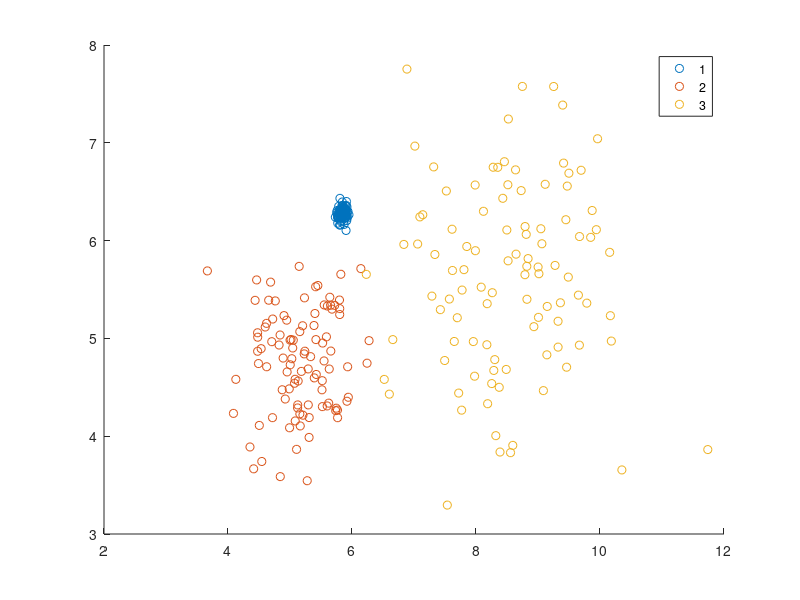

MATLAB code to generate this figure: (Note: this script raises an error after producing the figure.)
%collection of tests on tensors. Just to get a feeling.

r = 5;
inc = 0.1;

%Creating a dataset of 3 random clusters. Each with 100 elements
set1 = ones(100,2)*rand(2)*5+randn(100,2)*rand;
set2 = ones(100,2)*rand(2)*5+randn(100,2)*rand;
set3 = ones(100,2)*rand(2)*5+randn(100,2)*rand;
seta = [set1;set2;set3];
%shuffle entries
perm = randperm(300);
clustra = zeros(300,1);
clustr = zeros(300,1);
clustra(1:100) = 1;
clustra(101:200) = 2;
clustra(201:300) = 3;
set = zeros(300,2);
for i=1:300
    set(i,:) = seta(perm(i),:);
    clustr(i) = clustra(perm(i));
end
%plot correct clustering
figure(1);
gscatter(set(:,1),set(:,2),clustr);
%Making distance matrix
D = pdist(set);
D = squareform(D);
%plotting clustering based on correct distance matrix.
%Putting everything in a tensor
T = ones(300,300,2);
T(:,:,1) = D;
for i=1:300
    for j=1:i
        if clustr(i) ==clustr(j)
            T(i,j,2) = 0;
            T(j,i,2) = 0;
        end
    end
end

clusterAndPlot(T,set,2,"exact decomposition")

%creating low-rank approximation
Uhat = cpd(T,r);
That = cpdgen(Uhat);
Dhat = That(:,:,1);

Z = linkage(Dhat);
Cl = cluster(Z,'maxclust',3);
%clusters based on approximated distance matrix
figure(3);
gscatter(set(:,1),set(:,2),Cl);

%Creating incomplete tensor 
Tpart = NaN(300,300,2);
for i=1:300
    for j=1:i
        if rand<= inc
            Tpart(i,j,:) = T(i,j,:);
            Tpart(j,i,:) = T(i,j,:);
        end
    end
end
Tpart = fmt(Tpart);

Uhat = cpd(Tpart,r);
Tparthat = cpdgen(Uhat);
Dparthat = Tparthat(:,:,1);
Z = linkage(Dparthat);
Cl = cluster(Z,'maxclust',3);
%clusters based on low-rank approximation from an incomplete tensor
figure(4);
gscatter(set(:,1),set(:,2),Cl);

%creating incomplete tensor with complete expert knowledge
Tpart2 = NaN(300,300,2);
Tpart2(:,:,2) = T(:,:,2);
for i=1:300
    for j=1:i
        if rand<= inc
            Tpart2(i,j,1) = T(i,j,1);
            Tpart2(j,i,1) = T(i,j,1);
        end
    end
end
Tpart2 = fmt(Tpart2);

Uhat = cpd(Tpart2,r);
Tpart2hat = cpdgen(Uhat);
Dpart2hat = Tpart2hat(:,:,1);
Z = linkage(Dpart2hat);
Cl = cluster(Z,'maxclust',3);
%clusters based on low-rank approximation from an incomplete tensor
figure(5);
gscatter(set(:,1),set(:,2),Cl);

norm(D-Dhat,'fro')/norm(D,'fro')
norm(D-Dparthat,'fro')/norm(D,'fro')
norm(D-Dpart2hat,'fro')/norm(D,'fro')

function clusterAndPlot(T,set,i,title)
    Z = linkage(T(:,:,1));
    Cl = cluster(Z,'maxclust',3);
    figure("Name",title);
    gscatter(set(:,1),set(:,2),Cl);
end


